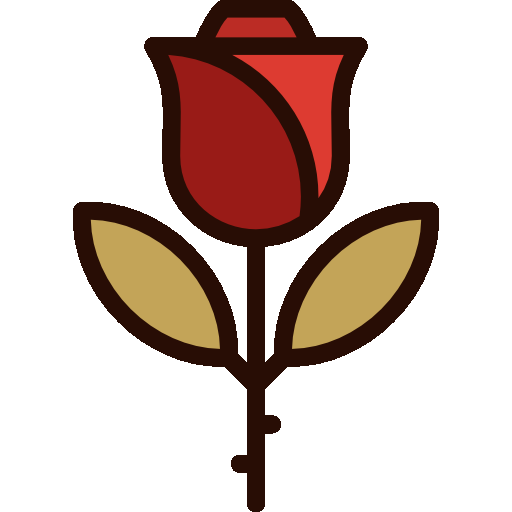
%> input picture SpinDynamicsUpdated/matched_probe_091819_old/code/flower.png, 512 x 512 px
$ octave imaging_example.m   (GNU Octave 9; MATLAB toolbox functions it lacks are replaced by stand-ins)
%> lines starting %> are read from the running program, lines starting %| are printed output that depends on the picture
### SpinDynamicsUpdated/matched_probe_091819_old/code/Sim_CPMG/sim_cpmg_matched_probe_img.m
% Simulate a 2D image with pure phase encoding.
% Uses a pair of CPMG sequences (x,y) with phase gradient,
% rectangular pulses, and finite transmit and receive bandwidth.
% All CPMG echoes are computed.
% Excitation and refocusing pulses are precomputed for speed.
% ----------------------------------------------------------------------
% Note: Running time scales at least as O(N^4) where N is
% the number of pixels in each dimension (N^2 voxels x N^2 scans).
% --> On tonks w/ NE = 6 and Ny = 400, we get running times of:
% 1.3 min, 6.7 min, and 20 min for N = 16, 24, and 32.
% --> This dependence is close to O(N^4).
% ----------------------------------------------------------------------
% Input parameters:
% -----------------------------------------------------------------------
% NE -> Number of echoes to simulate
% TE -> Echo spacing (real value, sec)
% Tgrad -> Normalized gradient pulse length (real value, sec)
% rho, T1map, T2map -> 2D spin density and relaxation time maps (of the sample)
% pxz -> Image size (px,pz), should be equal to or smaller than the sample maps
% FOV -> Target FOV (FOV_x, FOV_z) in pixels
% -----------------------------------------------------------------------
% Sequence: (pi/2)x - Grad - (pi)x,y - [(pi)x,y]^(N_E)
% ----------------------------------------------------------------------
function [echo_int_all]=sim_cpmg_matched_probe_img(params)

% Read in parameters
NE=params.NE;
TE=params.TE;
Tgrad=params.Tgrad;
rho=params.rho;
T1map=params.T1map;
T2map=params.T2map;
pxz=params.pxz;
FOV=params.FOV;

% Define pulse system parameters
[sp, pp]=set_params_matched;
T_90=pp.T_90; % Nominal T_90 pulse length
T_180=2*T_90;

% Check pulse sequence timing
if pp.tacq>(TE-T_180)
    pp.tacq=TE-T_180; % Maximum acquisition period = TE-T_180
end

% Set size of simulation domain
sp.numptsy=400;
sp.maxoffs=5; % y-axis
siz=size(rho);
sp.nx=siz(1);
sp.nz=siz(2); % (x,z) plane
sp.rho=rho;
sp.T1map=T1map;
sp.T2map=T2map; % Set sample properties

% Set size of image
px=pxz(1);
pz=pxz(2);

% Predicted maximum number of echoes before simulation instability occurs
% (in the absence of a gradient - gradients will make matters worse)
dw=2*sp.maxoffs/sp.numptsy; % Normalized to w1
NE_max=2*T_180/(dw*TE);
display(['NE_max = ' num2str(NE_max)]);
if NE>NE_max
    disp('Warning: Attempt to simulate beyond NE_max!');
    disp('Accuracy of results is not guaranteed');
end

% Set plotting parameters
sp.plt_tx = 0;
sp.plt_rx = 0;
sp.plt_sequence = 0; % Plots on/off
sp.plt_axis = 0;
sp.plt_mn = 0;
sp.plt_echo = 0;
sp.plt_output = 1;
sp.plt_fields = 0;

% Create fields and sample parameters
sp=create_fields_single_sided(sp);

% Create receiver sensitivity map
sp.w_1r=sp.w_1; % , assuming single transmit/receive coil

% Set acquisition parameters
tacq=(pi/2)*pp.tacq/T_90; % Normalized acquisition window length
tdw=(pi/2)*pp.tdw/T_90; % Normalized receiver dwell time
nacq=round(tacq/tdw)+1; % Number of acquired time domain points
tvect=linspace(-tacq/2,tacq/2,nacq)'; % Acquisition vector, size: [nacq,1]
isoc=exp(1i*tvect*sp.del_w); % Isochromats (without additional gradients)

% Design impedance matching network
[C1,C2]=matching_network_design2(sp.L,sp.Q,sp.f0,sp.Rs,sp.plt_mn);
sp.C1=C1;
sp.C2=C2; % Save matching capacitor values

% Create pulse sequence (in normalized time)
% --------------------------------------------
% Pre-calculate all pulses for speed
Rtot={};
pp_in.tp=pp.T_90;
pp_in.tdel=2*pp.T_90;
pp_in.phi=pi/2;
pp_in.amp=1;
pp_out=calc_pulse_shape(sp,pp,pp_in); % Exc pulse y (phase = pi/2)
sp.tf1=pp_out.tf1;
sp.tf2=pp_out.tf2; % Save Rx transfer functions
Rtot{1}=calc_rotation_matrix(sp,pp_out);

pp_in.phi=3*pi/2;
pp_out=calc_pulse_shape(sp,pp,pp_in); % Exc pulse -y (phase = 3*pi/2)
Rtot{2}=calc_rotation_matrix(sp,pp_out);

pp_in.tp=pp.T_180;
pp_in.phi=0;
pp_out=calc_pulse_shape(sp,pp,pp_in); % Ref pulse x (phase = 0)
Rtot{3}=calc_rotation_matrix(sp,pp_out);

pp_in.tp=pp.T_180; pp_in.phi=pi/2;
pp_out=calc_pulse_shape(sp,pp,pp_in); % Ref pulse y (phase = pi/2)
Rtot{4}=calc_rotation_matrix(sp,pp_out);

% Excitation pulses 1 and 2, including timing correction
texc=[pi/2 -1]; aexc=[1 0];
pexc1=[1 0]; pexc2=[2 0];  % pexc is pulse type
acq_exc=[0 0]; gexc=[0 0]; % gexc is the gradient

% Encoding periods 1 and 2
tenc=[(pi/2)*Tgrad/T_90 pi (pi/2)*Tgrad/T_90]; aenc=[0 1 0];
penc1=[0 3 0]; penc2=[0 4 0];
acq_enc=[0 0 0]; genc=[1 0 0]; % Note: Gradient is enabled

% Refocusing cycles
nref=3; % Segments in refocusing cycle
tref=zeros(1,nref*NE); pref1=tref; pref2=tref;
aref=tref; acq_ref=tref; gref=tref;
tfp=(pi/2)*(TE-pp.T_180)/(2*T_90); % Free precession period (normalized)
for i=1:NE
    tref((i-1)*nref+1:i*nref)=[tfp pi tfp];
    pref1((i-1)*nref+1:i*nref)=[0 3 0]; % Pulse type
    pref2((i-1)*nref+1:i*nref)=[0 4 0]; % Pulse type
    aref((i-1)*nref+1:i*nref)=[0 1 0];
    acq_ref((i-1)*nref+1:i*nref)=[0 0 1];
    gref((i-1)*nref+1:i*nref)=[0 0 0]; % Gradient
end

% Create complete pulse sequences
% Fixed terms
pp.tp=[texc tenc tref]; pp.amp=[aexc aenc aref];
pp.acq=[acq_exc acq_enc acq_ref]; pp.grad=[gexc genc gref];
pp.Rtot=Rtot;

% Variable terms
pul1=[pexc1 penc1 pref1]; % Sequence 1: (y,x)
pul2=[pexc2 penc1 pref1]; % Sequence 2: (-y,x)
pul3=[pexc1 penc2 pref2]; % Sequence 3: (y,y)
pul4=[pexc2 penc2 pref2]; % Sequence 4: (-y,y)

% Calculate gradient strength vectors
Tgradn=(pi/2)*Tgrad/T_90; % Normalized gradient length
% Estimate maximum gradient frequency offsets using specified FOV
wxmax=pi*px^2/(2*FOV(1)*Tgradn); wzmax=pi*pz^2/(2*FOV(2)*Tgradn);
gradx=wxmax*linspace(-1,1,px); % x-gradient steps
gradz=wzmax*linspace(-1,1,pz); % z-gradient steps

% Generate image
echo_int_all=zeros(px,pz,NE);
parfor i=1:px % Parallelize for speed
    spc=sp; ppc=pp; % Create local variables
    gradxc=gradx; gradzc=gradz;

    for j=1:pz
        % Create gradient field
        spc.del_wg=gradxc(i)*spc.del_wx+gradzc(j)*spc.del_wz;

        % Run PAP phase cycle: (1-2)
        ppc.pul=pul1; [~,mrx1]=calc_macq_matched_probe_relax4(spc,ppc);
        ppc.pul=pul2; [~,mrx2]=calc_macq_matched_probe_relax4(spc,ppc);
        mrx_x=(mrx1-mrx2); % Apply phase cycle

        % Run PAP phase cycle: (3-4)
        ppc.pul=pul3; [~,mrx3]=calc_macq_matched_probe_relax4(spc,ppc);
        ppc.pul=pul4; [~,mrx4]=calc_macq_matched_probe_relax4(spc,ppc);
        mrx_y=(mrx3-mrx4); % Apply phase cycle

        % Calculate time-domain echoes
        echo_rx_x=isoc*mrx_x'; % Size: [nacq,NE]
        echo_rx_y=isoc*mrx_y'; % Size: [nacq,NE]
        echo_rx_xy=imag(echo_rx_x)-1i*real(echo_rx_y); % Raw echo shapes
        echo_int_all(i,j,:)=trapz(tvect,echo_rx_xy)'; % Estimate echo integrals, size: [NE,1]

        disp(['Running: ' num2str(round(100*j/pz)) '% of row ' num2str(i)])
    end
    disp(['------Row ' num2str(i) ' (of ' num2str(px) ') completed.------'])
end

if sp.plt_output % Plot selected outputs
    eplt=2; % Echo number to plot
    echo_int_eplt=echo_int_all(:,:,eplt); % Select data for chosen echo

    figure; % Plot k-space of selected echo
    subplot(1,3,1); imagesc(real(echo_int_eplt));
    colorbar; title('k-space (Real)')
    subplot(1,3,2); imagesc(imag(echo_int_eplt));
    colorbar; title('k-space (Imag)')
    subplot(1,3,3); imagesc(abs(echo_int_eplt));
    colorbar; title('k-space (Mag)')

    figure; % Plot spin density image
    img_eplt=ifftshift(ifft2(echo_int_eplt)); % Estimate image
    imagesc(abs(img_eplt));
    colorbar; title('Spin density image (Mag)');
end

% [26 lines left out: function calc_pulse_shape, not called in this run]

### SpinDynamicsUpdated/matched_probe_091819_old/code/create_fields_single_sided.m
% Create typical w0 and w1 fields for a single-sided sensor
% Static gradient: y (assumed uniform) (T/m)
% FOV: (x,z) plane (m), uniform field

function [sp]=create_fields_single_sided(sp)

% Fixed offset: strong gradient in y-direction
numptsy=sp.numptsy; maxoffs=sp.maxoffs; % Size of y-axis
del_w0y=linspace(-maxoffs,maxoffs,numptsy); % Linear y-gradient

if sp.plt_fields
    figure;
    plot(del_w0y); title('\Delta\omega_{0} along y')
end

% Pulsed offset: gradients in (x,z) plane
nx=sp.nx; nz=sp.nz; % Size of (x,z) plane
x1=linspace(1,nx,nx); z1=linspace(1,nz,nz);
del_wgx=linspace(-1,1,nx); % Normalized to +/- 1
del_wgz=linspace(-1,1,nz);

del_wgx=repmat(del_wgx',1,nz);
del_wgz=repmat(del_wgz,nx,1);
% Reshape to vectors
del_wgxv=reshape(del_wgx,1,nx*nz);
del_wgzv=reshape(del_wgz,1,nx*nz);

if sp.plt_fields
    figure;
    subplot(1,2,1); imagesc(z1,x1,del_wgx); colorbar; title('G_x');
    subplot(1,2,2); imagesc(z1,x1,del_wgz); colorbar; title('G_z');
end

% Symmetric Gaussian w1 in (x,z) plane, uniform in y
sigma_x=1*nx; sigma_z=1*nz; % Width of gaussian (adjust as needed)
[Z1,X1]=meshgrid(z1,x1); XZ=[X1(:) Z1(:)];
xz=mvnpdf(XZ,[round(nx/2),round(nz/2)],[sigma_x^2,0;0,sigma_z^2]);
xz=reshape(xz,nx,nz);
xz=xz/max(max(xz)); % Normalize to value at center
xzv=reshape(xz,1,nx*nz); % Reshape to vector

if sp.plt_fields
    figure;
    surf(z1,x1,xz); title('Normalized RF amplitude in (x,z) plane');
end

% Sample properties
rho=sp.rho; T1map=sp.T1map; T2map=sp.T2map;
rhov=reshape(rho,1,nx*nz); % Reshape to vector
T1mapv=reshape(T1map,1,nx*nz);
T2mapv=reshape(T2map,1,nx*nz);

if sp.plt_fields
    figure;
    subplot(1,3,1); plot(z1,x1,rho); title('Spin density')
    subplot(1,3,2); plot(z1,x1,T1map); title('T1')
    subplot(1,3,3); plot(z1,x1,T2map); title('T2')
end


% Create offset frequency, RF amplitude, and sample vectors
% Created by flattening (x,z) for each y to a 1D list, then repeating for each y
sp.numpts=numptsy*nx*nz;
del_w0=zeros(1,sp.numpts); w_1=del_w0; del_wx=del_w0; del_wz=del_w0;
m0=del_w0; mth=del_w0; T1=del_w0; T2=del_w0;
for i=1:sp.numptsy
    del_w0((i-1)*nx*nz+1:i*nx*nz)=del_w0y(i)*ones(1,nx*nz);
    del_wx((i-1)*nx*nz+1:i*nx*nz)=del_wgxv;
    del_wz((i-1)*nx*nz+1:i*nx*nz)=del_wgzv;
    w_1((i-1)*nx*nz+1:i*nx*nz)=xzv;
    m0((i-1)*nx*nz+1:i*nx*nz)=rhov;
    mth((i-1)*nx*nz+1:i*nx*nz)=rhov;
    T1((i-1)*nx*nz+1:i*nx*nz)=T1mapv;
    T2((i-1)*nx*nz+1:i*nx*nz)=T2mapv;
end

sp.del_w=del_w0; sp.w_1=w_1;
sp.del_wx=del_wx; sp.del_wz=del_wz;
sp.m0=m0; sp.mth=mth; sp.T1=T1; sp.T2=T2;

### SpinDynamicsUpdated/Version_1/code/set_params_matched.m
% Set parameters for a tuned-and-matched probe
% ------------------------------------------------------
% Written by: Soumyajit Mandal, 03/28/19

function [sp, pp] = set_params_matched

% Global parameters
% --------------------------------------------
sp.k=1.381e-23; % J/K
sp.T=300; % Sample temperature

% System parameters
% --------------------------------------------
sp.f0 = 7.95e6; % Target matching frequency (= Larmor frequency), Hz
sp.fin = 7.95e6; % Input frequency, Hz

% Coil parameters
% --------------------------------------------
sp.L = 10e-6; % H
sp.Q = 50;

% Transmitter parameters
% --------------------------------------------
sp.Rs = 50; % Series resistance, Ohms

% Receiver parameters
% --------------------------------------------
sp.Rin = 50; % Input impedance, Ohms
sp.NF = 1; % Noise figure, dB

% Simulation parameters
% --------------------------------------------
sp.m0=1; % Initial magnetization
sp.mth=1; % Asymptotic / thermal magnetization
sp.numpts=2000;
sp.maxoffs=100;
sp.del_w=linspace(-sp.maxoffs,sp.maxoffs,sp.numpts);%Static Gradient

% Matched filter type
sp.mf_type=2; % 1 -> matched (white noise), 2 -> matched (colored noise)

% Plotting parameters
% --------------------------------------------
sp.plt_tx = 1;
sp.plt_rx = 1;
sp.plt_sequence = 1; % Plot on/off
sp.plt_axis = 1;
sp.plt_mn = 1;
sp.plt_echo = 1;

% Pulse sequence parameters
% --------------------------------------------
pp.N=32; % quantization step = N x input RF frequency
pp.T_90=25e-6;
pp.T_180=2*pp.T_90; % Rectangular T_90 and T_180

pp.psi=0; % Absolute RF phase at t=0

% Excitation pulse
pp.texc=[1]*pp.T_90;
pp.pexc=[pi/2];
pp.aexc=[1];
pp.tcorr=-(2/pi)*pp.T_90; % Timing correction for excitation pulse

% Refocusing cycle
pp.tref=[3 1 3]*pp.T_180;
pp.pref=[0 0 0];
pp.aref=[0 1 0];

pp.tacq=[5]*pp.T_180; % Acquisition time for observing echo
pp.tdw=0.5e-6; % Receiver dwell time

pp.amp_zero=1e-4; % Minimum amplitude for calculations

### SpinDynamicsUpdated/matched_probe_091819_old/code/imaging_example.m
% Imaging example
% ----------------------------------------------
%parpool('local',32)
% ----------------------------------------------
% Define parameters
% ----------------------------------------------

% Pulse sequence
% ----------------------------------------------
params.NE=6; % Number of echoes
params.TE=0.2e-3; % Echo period (sec)
params.Tgrad=0.5e-3; % Gradient length (sec)
pixels = 32;
flower = imread('flower.png');
%> flower is the input picture: size 512x512x3 uint8; mean R, G, B 210.1, 192.2, 185.4
flowerResize = imresize(flower,[pixels pixels]);
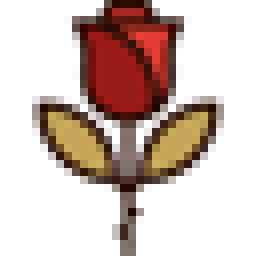
%> flowerResize: size 32x32x3 uint8 (shown 8 times larger); mean R, G, B 209.5, 191.6, 184.7
IM = rgb2gray(flowerResize);
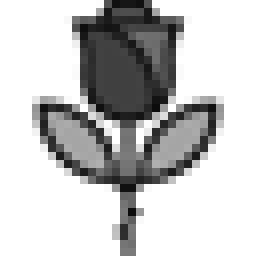
%> IM: size 32x32 uint8 (shown 8 times larger); min 11, max 255, mean 196.1

% Sample parameters: change as needed to get interesting images
% ----------------------------------------------
%params.rho=ones(16,16); % Spin density map (kind of boring right now)
params.rho = IM;
params.T1map=5e-3*ones(pixels,pixels); % T1 map (also boring)
params.T2map=5e-3*ones(pixels,pixels); % T2 map (also boring)

%params.T2map = IM;
% Image parameters
% ----------------------------------------------
params.pxz=[pixels,pixels]; % Image size in pixels (x,z)
params.FOV=[pixels*2,pixels*2]; % FOV in pixel units (x,z)

% ----------------------------------------------
% Run simulation
% ----------------------------------------------
[echo_int_all]=sim_cpmg_matched_probe_img(params);
%> in sim_cpmg_matched_probe_img, `NE=params.NE;`: NE = 6
%> in sim_cpmg_matched_probe_img, `TE=params.TE;`: TE = 0.0002
%> in sim_cpmg_matched_probe_img, `Tgrad=params.Tgrad;`: Tgrad = 0.0005
%> in sim_cpmg_matched_probe_img, `T1map=params.T1map;`: T1map: size 32x32 double; every value is 0.005
%> in sim_cpmg_matched_probe_img, `pxz=params.pxz;`: pxz = [32 32]
%> in sim_cpmg_matched_probe_img, `FOV=params.FOV;`: FOV = [64 64]
%> in sim_cpmg_matched_probe_img, `pp.tacq=TE-T_180;`: pp.tacq = 0.00015
%> in sim_cpmg_matched_probe_img, `px=pxz(1);`: px = 32
%> in sim_cpmg_matched_probe_img, `dw=2*sp.maxoffs/sp.numptsy;`: dw = 0.025
%> in sim_cpmg_matched_probe_img, `NE_max=2*T_180/(dw*TE);`: NE_max = 20
%| NE_max = 20
%> in create_fields_single_sided, `numptsy=sp.numptsy`: numptsy = 400
%> in create_fields_single_sided, `maxoffs=sp.maxoffs`: maxoffs = 5
%> in create_fields_single_sided, `del_w0y=linspace(-maxoffs,maxoffs,numptsy);`: del_w0y = 400 values from -5 to 5
%> in create_fields_single_sided, `nx=sp.nx`: nx = 32
%> in create_fields_single_sided, `x1=linspace(1,nx,nx)`: x1 = 32 values from 1 to 32
%> in create_fields_single_sided, `del_wgx=linspace(-1,1,nx);`: del_wgx = 32 values from -1 to 1
%> in create_fields_single_sided, `del_wgx=repmat(del_wgx',1,nz);`:
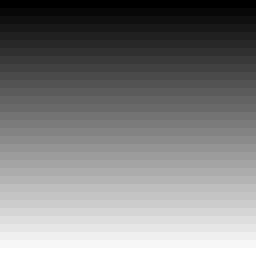
%> del_wgx: size 32x32 double (shown 8 times larger); min -1, max 1, mean 0; drawn with min black and max white
%> in create_fields_single_sided, `del_wgz=repmat(del_wgz,nx,1);`:
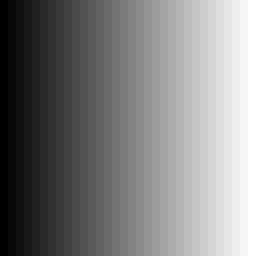
%> del_wgz: size 32x32 double (shown 8 times larger); min -1, max 1, mean 0; mean of the top-left, top-right, bottom-left and bottom-right quarters -0.516, 0.516, -0.516, 0.516; drawn with min black and max white
%> in create_fields_single_sided, `del_wgxv=reshape(del_wgx,1,nx*nz);`: del_wgxv = 1024 values, max 1 at index 32, min -1 at index 1, mean 0
%> in create_fields_single_sided, `del_wgzv=reshape(del_wgz,1,nx*nz);`: del_wgzv = 1024 values from -1 to 1
%> in create_fields_single_sided, `sigma_x=1*nx`: sigma_x = 32
%> in create_fields_single_sided, `XZ=[X1(:) Z1(:)]`: XZ = 1024 rows, first 12: [1 1; 2 1; 3 1; 4 1; 5 1; 6 1; 7 1; 8 1; 9 1; 10 1; 11 1; 12 1]
%> in create_fields_single_sided, `xz=mvnpdf(XZ,[round(nx/2),round(nz/2)],[sigma_x^2,0;0,sigma_z^2]);`: xz = 1024 values, max 0.000155 at index 496, min 0.000121 at index 1024, mean 0.000143
%> in create_fields_single_sided, `xz=reshape(xz,nx,nz);`:
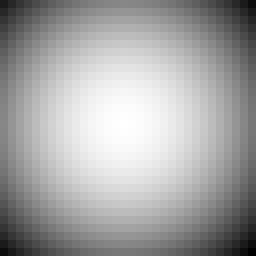
%> xz: size 32x32 double (shown 8 times larger); min 0.000121, max 0.000155, mean 0.000143; drawn with min black and max white
%> in create_fields_single_sided, `xz=xz/max(max(xz));`:
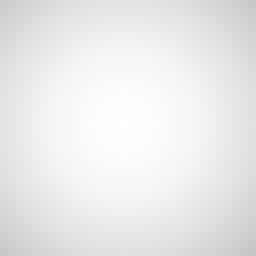
%> xz: size 32x32 double (shown 8 times larger); min 0.779, max 1, mean 0.921
%> in create_fields_single_sided, `xzv=reshape(xz,1,nx*nz);`: xzv = 1024 values, max 1 at index 496, min 0.779 at index 1024, mean 0.921
%> in create_fields_single_sided, `rhov=reshape(rho,1,nx*nz);`: rhov = 1024 values, max 255 at index 1, min 11 at index 539, mean 196.1
%> in create_fields_single_sided, `T1mapv=reshape(T1map,1,nx*nz);`: T1mapv = 1024 values from 0.005 to 0.005
%> in create_fields_single_sided, `sp.numpts=numptsy*nx*nz;`: sp.numpts = 409600
%> in sim_cpmg_matched_probe_img, `sp=create_fields_single_sided(sp);`: sp = {k 1.38e-23, T 300, f0 7950000, fin 7950000, L 1e-05, Q 50}
%> in sim_cpmg_matched_probe_img, `tacq=(pi/2)*pp.tacq/T_90;`: tacq = 9.42
%> in sim_cpmg_matched_probe_img, `tdw=(pi/2)*pp.tdw/T_90;`: tdw = 0.0314
%> in sim_cpmg_matched_probe_img, `nacq=round(tacq/tdw)+1;`: nacq = 301
%> in sim_cpmg_matched_probe_img, `tvect=linspace(-tacq/2,tacq/2,nacq)';`: tvect = 301 values from -4.71 to 4.71
%> the run ends on the next line

$ run again, with SpinDynamicsUpdated/matched_probe_091819_old/code/plant.png copied over SpinDynamicsUpdated/matched_probe_091819_old/code/flower.png
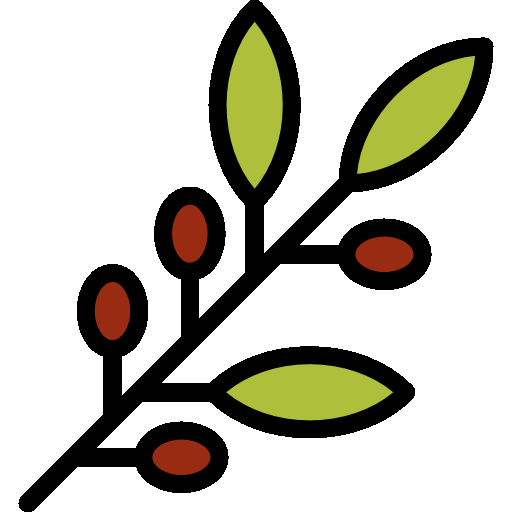
%> input picture SpinDynamicsUpdated/matched_probe_091819_old/code/plant.png, 512 x 512 px
%> flower is the input picture: size 512x512x3 uint8; mean R, G, B 195.6, 194.2, 183.8
%> `flowerResize = imresize(flower,[pixels pixels]);`:
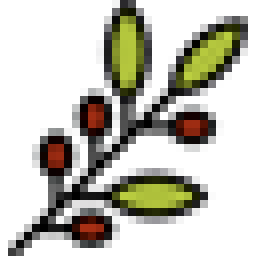
%> flowerResize: size 32x32x3 uint8 (shown 8 times larger); mean R, G, B 194.5, 193.2, 182.9
%> `IM = rgb2gray(flowerResize);`:
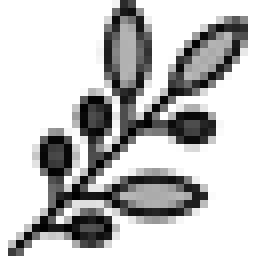
%> IM: size 32x32 uint8 (shown 8 times larger); min 0, max 255, mean 192.4
%> NE = 6
%> TE = 0.0002
%> Tgrad = 0.0005
%> T1map: size 32x32 double; every value is 0.005
%> pxz = [32 32]
%> FOV = [64 64]
%> pp.tacq = 0.00015
%> px = 32
%> dw = 0.025
%> NE_max = 20
%| NE_max = 20
%> numptsy = 400
%> maxoffs = 5
%> del_w0y = 400 values from -5 to 5
%> nx = 32
%> x1 = 32 values from 1 to 32
%> in create_fields_single_sided, `del_wgx=linspace(-1,1,nx);`: del_wgx = 32 values from -1 to 1
%> del_wgxv = 1024 values, max 1 at index 32, min -1 at index 1, mean 0
%> del_wgzv = 1024 values from -1 to 1
%> sigma_x = 32
%> XZ = 1024 rows, first 12: [1 1; 2 1; 3 1; 4 1; 5 1; 6 1; 7 1; 8 1; 9 1; 10 1; 11 1; 12 1]
%> in create_fields_single_sided, `xz=mvnpdf(XZ,[round(nx/2),round(nz/2)],[sigma_x^2,0;0,sigma_z^2]);`: xz = 1024 values, max 0.000155 at index 496, min 0.000121 at index 1024, mean 0.000143
%> xzv = 1024 values, max 1 at index 496, min 0.779 at index 1024, mean 0.921
%> rhov = 1024 values, max 255 at index 1, min 0 at index 189, mean 192.4
%> T1mapv = 1024 values from 0.005 to 0.005
%> sp.numpts = 409600
%> sp = {k 1.38e-23, T 300, f0 7950000, fin 7950000, L 1e-05, Q 50}
%> tacq = 9.42
%> tdw = 0.0314
%> nacq = 301
%> tvect = 301 values from -4.71 to 4.71

$ run again, with SpinDynamicsUpdated/matched_probe_091819_old/code/letter_r_600.jpg saved as SpinDynamicsUpdated/matched_probe_091819_old/code/flower.png
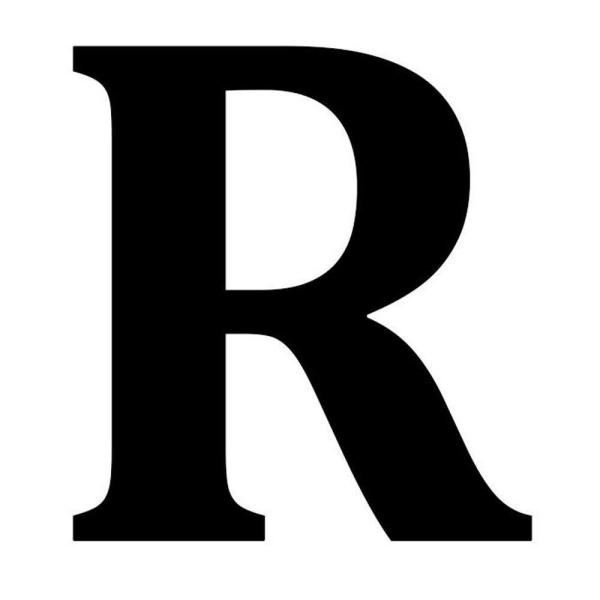
%> input picture SpinDynamicsUpdated/matched_probe_091819_old/code/letter_r_600.jpg, 600 x 600 px
%> flower is the input picture: size 600x600 uint8; min 0, max 255, mean 166.3
%> `flowerResize = imresize(flower,[pixels pixels]);`:
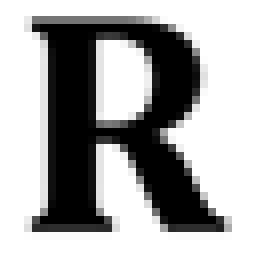
%> flowerResize: size 32x32 uint8 (shown 8 times larger); min 0, max 255, mean 166.3
%> NE = 6
%> TE = 0.0002
%> Tgrad = 0.0005
%> T1map: size 32x32 double; every value is 0.005
%> pxz = [32 32]
%> FOV = [64 64]
%> pp.tacq = 0.00015
%> px = 32
%> dw = 0.025
%> NE_max = 20
%| NE_max = 20
%> numptsy = 400
%> maxoffs = 5
%> del_w0y = 400 values from -5 to 5
%> nx = 32
%> x1 = 32 values from 1 to 32
%> in create_fields_single_sided, `del_wgx=linspace(-1,1,nx);`: del_wgx = 32 values from -1 to 1
%> del_wgxv = 1024 values, max 1 at index 32, min -1 at index 1, mean 0
%> del_wgzv = 1024 values from -1 to 1
%> sigma_x = 32
%> XZ = 1024 rows, first 12: [1 1; 2 1; 3 1; 4 1; 5 1; 6 1; 7 1; 8 1; 9 1; 10 1; 11 1; 12 1]
%> in create_fields_single_sided, `xz=mvnpdf(XZ,[round(nx/2),round(nz/2)],[sigma_x^2,0;0,sigma_z^2]);`: xz = 1024 values, max 0.000155 at index 496, min 0.000121 at index 1024, mean 0.000143
%> xzv = 1024 values, max 1 at index 496, min 0.779 at index 1024, mean 0.921
%> rhov = 1024 values, max 255 at index 1, min 0 at index 164, mean 166.3
%> T1mapv = 1024 values from 0.005 to 0.005
%> sp.numpts = 409600
%> sp = {k 1.38e-23, T 300, f0 7950000, fin 7950000, L 1e-05, Q 50}
%> tacq = 9.42
%> tdw = 0.0314
%> nacq = 301
%> tvect = 301 values from -4.71 to 4.71
